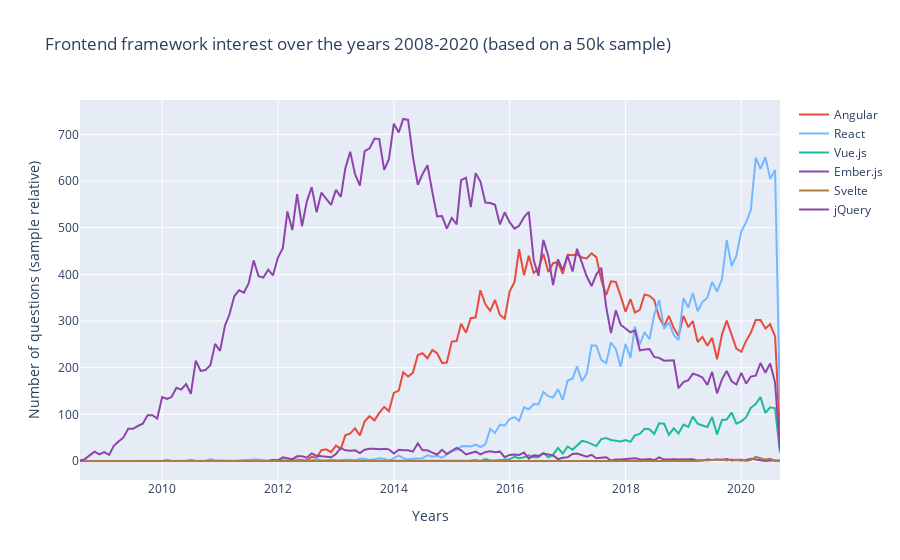

The cell this chart's notebook holds for it:
### Code cell
######### FRONTEND FRAMEWORKS - Plotting #####################
px.line(x=tab.index.to_timestamp(), y=tab.angular)

# fe6039
# 8e44ab
# af7b40

fig = go.Figure()
fig.add_trace(go.Scatter(x=tab.index.to_timestamp(), y=tab.angular, mode='lines', name="Angular", 
              line=dict(color='#e74c3c', width=2)))
fig.add_trace(go.Scatter(x=tab.index.to_timestamp(), y=tab.react, mode='lines', name="React", 
              line=dict(color='#74b9ff', width=2)))
fig.add_trace(go.Scatter(x=tab.index.to_timestamp(), y=tab["vue.js"], mode='lines', name="Vue.js", 
              line=dict(color='#1abc9c', width=2)))

fig.add_trace(go.Scatter(x=tab.index.to_timestamp(), y=tab["ember.js"], mode='lines', name="Ember.js", 
              line=dict(color='#8e44ab', width=2)))
fig.add_trace(go.Scatter(x=tab.index.to_timestamp(), y=tab["svelte"], mode='lines', name="Svelte", 
              line=dict(color='#af7b40', width=2)))
fig.add_trace(go.Scatter(x=tab.index.to_timestamp(), y=tab["jquery"], mode='lines', name="jQuery", 
              line=dict(color='#8e44ab', width=2)))

fig.update_layout(title='Frontend framework interest over the years 2008-2020 (based on a 50k sample)',
                   xaxis_title='Years',
                   yaxis_title='Number of questions (sample relative)')

fig.show()

### Figure 1 — Plotly figure (JSON) as saved in the notebook; plotly's stock layout.template omitted (floating-point values rounded to 4 significant figures; data arrays with more than 128 entries replaced by an {"elided": "..."} marker saying what was removed)
{"data": [{"line": {"color": "#e74c3c", "width": 2}, "mode": "lines", "name": "Angular", "type": "scatter", "x": {"elided": "146 str values"}, "y": {"elided": "146 int values"}}, {"line": {"color": "#74b9ff", "width": 2}, "mode": "lines", "name": "React", "type": "scatter", "x": {"elided": "146 str values"}, "y": {"elided": "146 int values"}}, {"line": {"color": "#1abc9c", "width": 2}, "mode": "lines", "name": "Vue.js", "type": "scatter", "x": {"elided": "146 str values"}, "y": {"elided": "146 int values"}}, {"line": {"color": "#8e44ab", "width": 2}, "mode": "lines", "name": "Ember.js", "type": "scatter", "x": {"elided": "146 str values"}, "y": {"elided": "146 int values"}}, {"line": {"color": "#af7b40", "width": 2}, "mode": "lines", "name": "Svelte", "type": "scatter", "x": {"elided": "146 str values"}, "y": {"elided": "146 int values"}}, {"line": {"color": "#8e44ab", "width": 2}, "mode": "lines", "name": "jQuery", "type": "scatter", "x": {"elided": "146 str values"}, "y": {"elided": "146 int values"}}], "layout": {"title": {"text": "Frontend framework interest over the years 2008-2020 (based on a 50k sample)"}, "xaxis": {"title": {"text": "Years"}}, "yaxis": {"title": {"text": "Number of questions (sample relative)"}}}}
